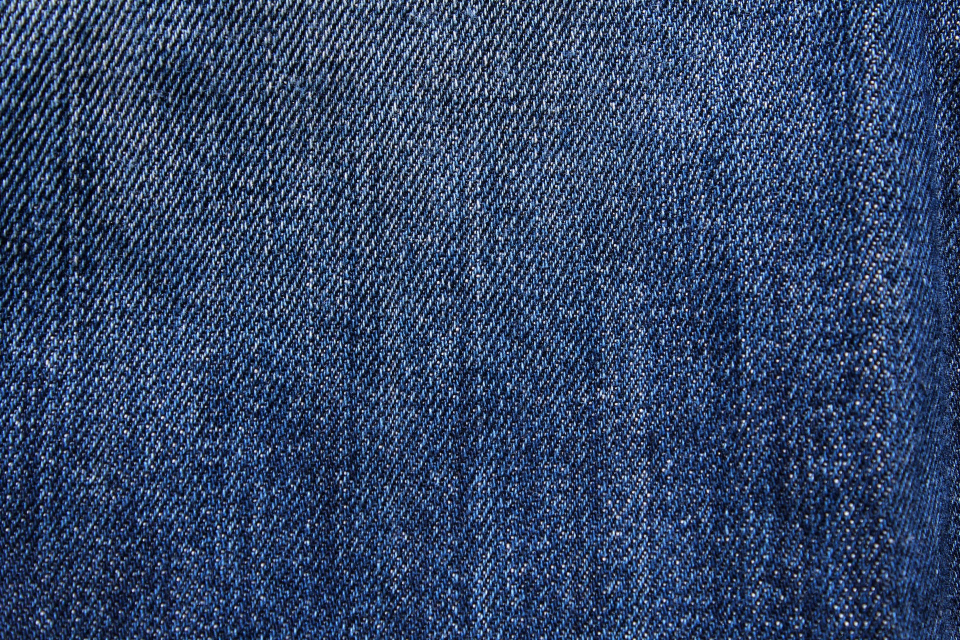
#> input picture src/data/test-data/denim-0001.jpg, 1920 x 1280 px, found by its file name (shown at 1/2 size)
$ jupyter execute fabric_gsm.ipynb
#> lines starting #> are read from the running program, lines starting #| are printed output that depends on the picture; after the words box and inside, x2 and y2 are one past the last pixel; in counts of white or black regions, pixels touching at a corner belong together; long printed decimals are rounded
# Importing Dependencies

[cell 1]
import cv2
import numpy as np
import matplotlib.pyplot as plt

# Loading Image

[cell 2]
# Define the path to the image file
image_path = "/content/drive/MyDrive/GSM/test-data/denim-0001.jpg"

# Load the image using OpenCV
image = cv2.imread(image_path)
#> image is the input picture: shape (1280, 1920, 3); mean B, G, R 103.4, 69.2, 50.2

# Check if the image is loaded successfully
if image is not None:
  plt.figure(figsize=(8, 4))

  # Original Image
  plt.subplot(1, 2, 1)
  plt.imshow(cv2.cvtColor(image, cv2.COLOR_BGR2RGB))
  plt.title('Original Image')
  plt.axis('off')

  plt.show()
else:
  print(f"Error: Unable to load the image from {image_path}")

[cell 3]
image.shape

[cell 4]
# from google.colab import drive
# drive.mount('/content/drive')

[cell 5]
# Convert the cropped image to grayscale
gray = cv2.cvtColor(image, cv2.COLOR_BGR2GRAY)

plt.figure(figsize=(8, 4))

# Gray Image
plt.subplot(1, 2, 1)
plt.imshow(cv2.cvtColor(gray, cv2.COLOR_BGR2RGB))
plt.title('Gray Image')
plt.axis('off')

plt.show()

# Assumed Procedure

- load image
- check color format
- convert to grayscale if necessary
- crop to 1:1 and obtain best portion (for easier calculations)
- find threads (contrast stretching or fourier transforms)
- extract threads (direct contour extraction or watershed algorithm)
- calculate gsm

# Pre processing

[cell 6]
# Get the dimensions of the image
height, width = gray.shape

print(f"Image Dimensions - Height: {height}, Width: {width}")
#| Image Dimensions - Height: 1280, Width: 1920

# Get the minimum of width and height
min_dimension = min(height, width)

print(f"Minimum Dimension: {min_dimension}")
#| Minimum Dimension: 1280

# Crop the image to min_dimension x min_dimension
gray = gray[:min_dimension, :min_dimension]
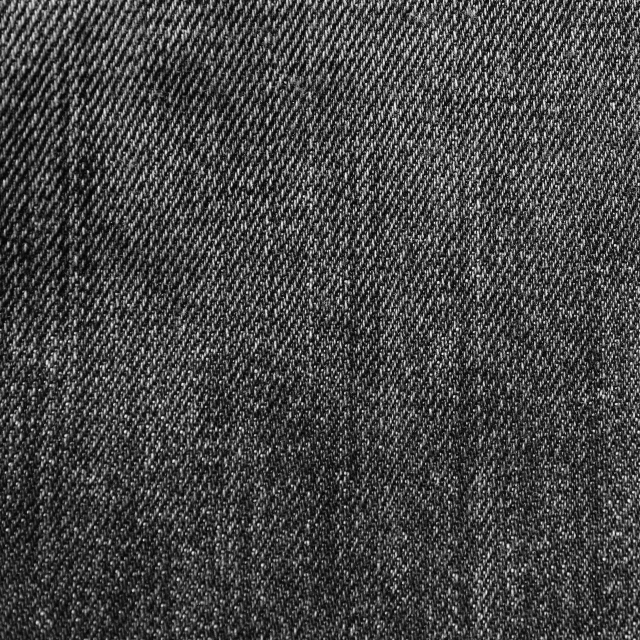
#> gray: shape (1280, 1280) (shown at 1/2 size); min 0, max 255, mean 68.4

plt.figure(figsize=(8, 4))

# Cropped Image
plt.subplot(1, 2, 1)
plt.imshow(cv2.cvtColor(gray, cv2.COLOR_BGR2RGB))
plt.title('Cropped Image')
plt.axis('off')

plt.show()

[cell 7]
# Equalize the histogram
equalized_gray_image = cv2.equalizeHist(gray)
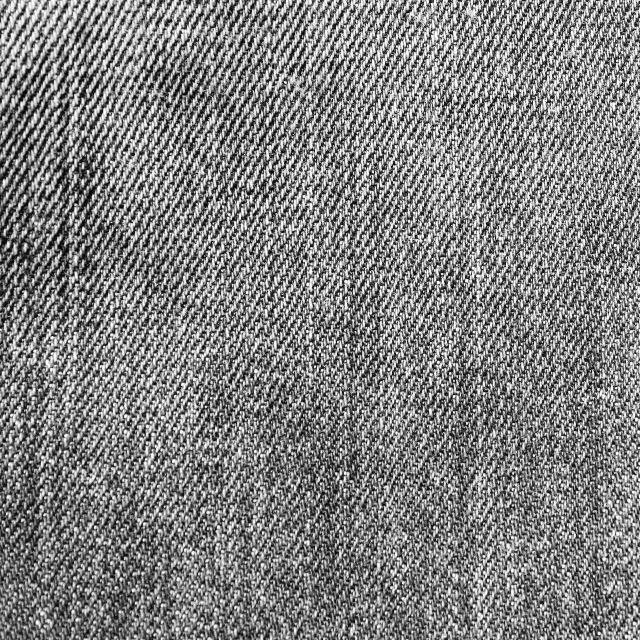
#> equalized_gray_image: shape (1280, 1280) (shown at 1/2 size); min 0, max 255, mean 128.4

# Display the images
plt.figure(figsize=(8, 4))

# Grayscale Image
plt.subplot(2, 2, 1)
plt.imshow(gray, cmap='gray')
plt.title('Grayscale Image')
plt.axis('off')

# Calculate and plot the histogram of the grayscale image
plt.subplot(2, 2, 2)
plt.hist(gray.flatten(), bins=256, range=[0,256], color='gray', alpha=0.7)
plt.title('Grayscale Image Histogram')
plt.xlabel('Pixel Value')
plt.ylabel('Frequency')

# Equalized Grayscale Image
plt.subplot(2, 2, 3)
plt.imshow(equalized_gray_image, cmap='gray')
plt.title('Equalized Grayscale Image')
plt.axis('off')

# Calculate and plot the histogram of the equalized grayscale image
plt.subplot(2, 2, 4)
plt.hist(equalized_gray_image.flatten(), bins=256, range=[0,256], color='gray', alpha=0.7)
plt.title('Equalized Grayscale Image Histogram')
plt.xlabel('Pixel Value')
plt.ylabel('Frequency')

plt.show()
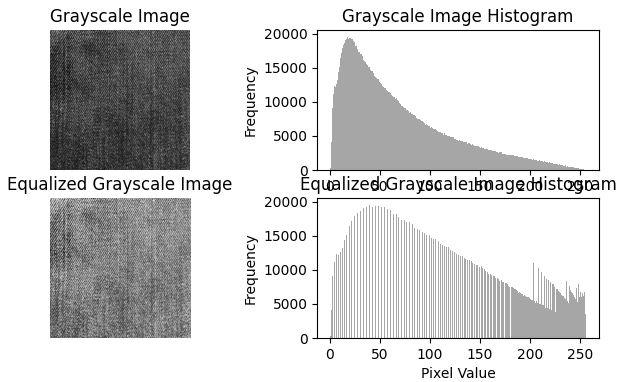
#> figure drawn by matplotlib, 4 panels; panel 2: tallest bar 19572 high, from x = 17 to 18; panel 4: tallest bar 19572 high, from x = 39 to 40

[cell 8]
# Get the dimensions of the cropped image
cropped_height, cropped_width = gray.shape

# Divide the equalized image into 4 equal parts
height_half = cropped_height // 2
width_half = cropped_width // 2

print(f"Half Image Dimensions - Height: {height_half}, Width: {width_half}")
#| Half Image Dimensions - Height: 640, Width: 640

# Top-left quarter
top_left_quarter = equalized_gray_image[:height_half, :width_half]
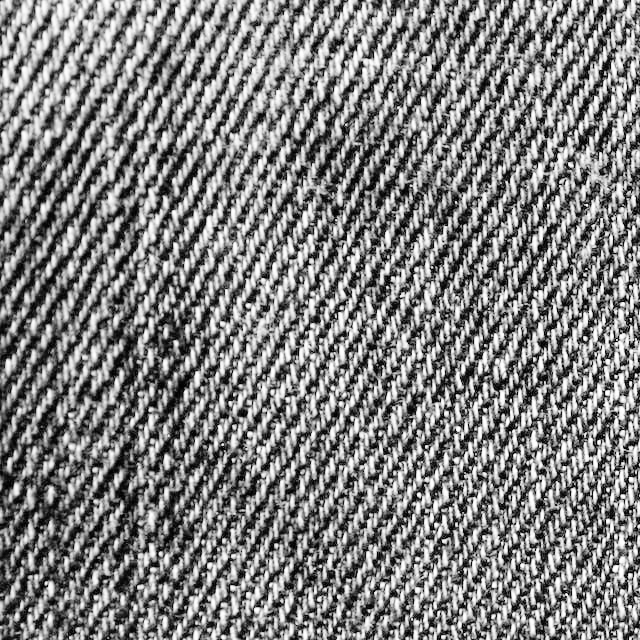
#> top_left_quarter: shape (640, 640); min 0, max 255, mean 128.1

# Top-right quarter
top_right_quarter = equalized_gray_image[:height_half, width_half:]
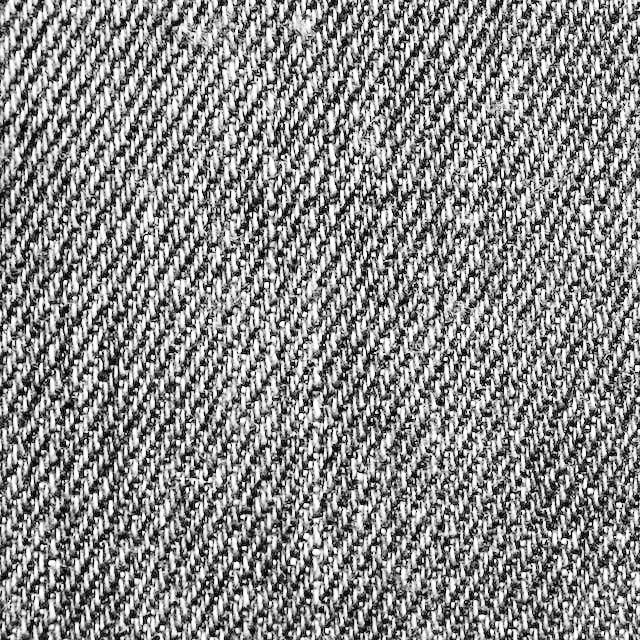
#> top_right_quarter: shape (640, 640); min 0, max 255, mean 138.8

# Bottom-left quarter
bottom_left_quarter = equalized_gray_image[height_half:, :width_half]
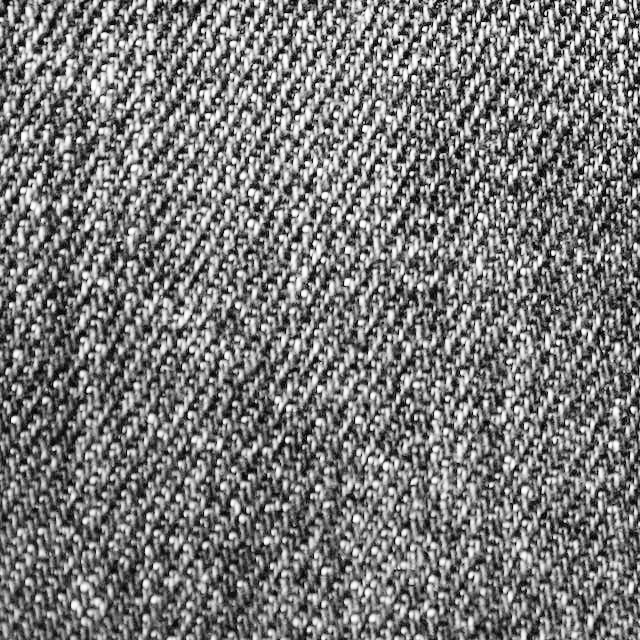
#> bottom_left_quarter: shape (640, 640); min 0, max 255, mean 121.4

# Bottom-right quarter
bottom_right_quarter = equalized_gray_image[height_half:, width_half:]
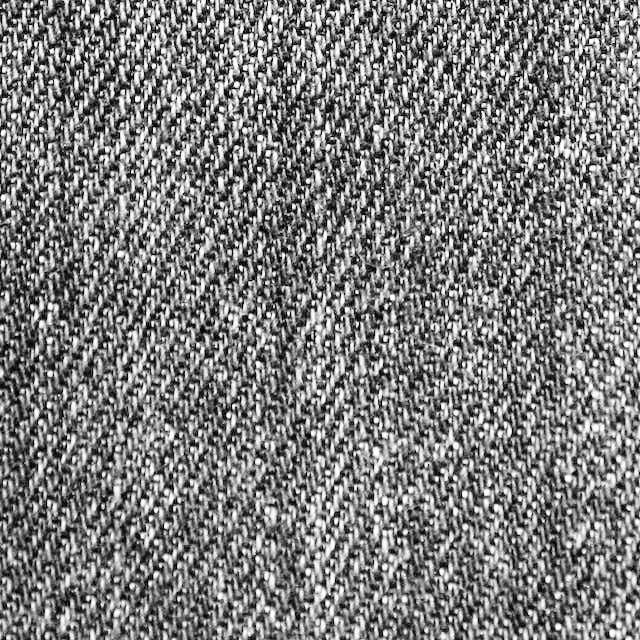
#> bottom_right_quarter: shape (640, 640); min 0, max 255, mean 125.1

# Display the original, grayscale, equalized, and divided images using Matplotlib
plt.figure(figsize=(16, 4))

# Divided Images
plt.subplot(2, 2, 1)
plt.imshow(top_left_quarter, cmap='gray')
plt.title('Top-left Quarter')
plt.axis('off')

plt.subplot(2, 2, 2)
plt.imshow(top_right_quarter, cmap='gray')
plt.title('Top-right Quarter')
plt.axis('off')

plt.subplot(2, 2, 3)
plt.imshow(bottom_left_quarter, cmap='gray')
plt.title('Bottom-left Quarter')
plt.axis('off')

plt.subplot(2, 2, 4)
plt.imshow(bottom_right_quarter, cmap='gray')
plt.title('Bottom-right Quarter')
plt.axis('off')

plt.show()

[cell 9]
# Calculate standard deviation for each quarter
std_dev_top_left = np.std(top_left_quarter)
#> std_dev_top_left = 75.93
std_dev_top_right = np.std(top_right_quarter)
#> std_dev_top_right = 80.06
std_dev_bottom_left = np.std(bottom_left_quarter)
#> std_dev_bottom_left = 65.48
std_dev_bottom_right = np.std(bottom_right_quarter)
#> std_dev_bottom_right = 69.21

# Display the standard deviation values
print(
    f"Standard Deviation - Top-left: {std_dev_top_left}, Top-right: {std_dev_top_right}, "
    f"Bottom-left: {std_dev_bottom_left}, Bottom-right: {std_dev_bottom_right}"
)
#| Standard Deviation - Top-left: 75.929, Top-right: 80.063, Bottom-left: 65.477, Bottom-right: 69.213

# Determine the quarter with the lowest standard deviation
quarters_std_dev = [
    std_dev_top_left,
    std_dev_top_right,
    std_dev_bottom_left,
    std_dev_bottom_right,
]
#> quarters_std_dev = [75.93, 80.06, 65.48, 69.21]
max_std_dev_index = np.argmax(quarters_std_dev)
#> max_std_dev_index = 1

# Display the image with the highest contrast
evenly_distributed_image = [
    top_left_quarter,
    top_right_quarter,
    bottom_left_quarter,
    bottom_right_quarter,
][max_std_dev_index]

[cell 10]
# Display images using Matplotlib
plt.figure(figsize=(16, 4))

plt.subplot(4, 2, 1)
plt.imshow(top_left_quarter, cmap='gray')
plt.title('Top Left Image')
plt.axis('off')

# Calculate and plot the histogram of the evnly distributed image
plt.subplot(4, 2, 2)
plt.hist(
    top_left_quarter.flatten(), bins=256, range=[0, 256], color="gray", alpha=0.7
)
plt.title("Top Left Image Histogram")
plt.xlabel("Pixel Value")
plt.ylabel("Frequency")

plt.subplot(4, 2, 3)
plt.imshow(top_right_quarter, cmap='gray')
plt.title('Top Right Image')
plt.axis('off')

# Calculate and plot the histogram of the evnly distributed image
plt.subplot(4, 2, 4)
plt.hist(
    top_right_quarter.flatten(), bins=256, range=[0, 256], color="gray", alpha=0.7
)
plt.title("Top Right Image Histogram")
plt.xlabel("Pixel Value")
plt.ylabel("Frequency")

plt.subplot(4, 2, 5)
plt.imshow(bottom_left_quarter, cmap='gray')
plt.title('Bottom Left Image')
plt.axis('off')

# Calculate and plot the histogram of the evnly distributed image
plt.subplot(4, 2, 6)
plt.hist(
    bottom_left_quarter.flatten(), bins=256, range=[0, 256], color="gray", alpha=0.7
)
plt.title("Bottom Left Image Histogram")
plt.xlabel("Pixel Value")
plt.ylabel("Frequency")

plt.subplot(4, 2, 7)
plt.imshow(bottom_right_quarter, cmap='gray')
plt.title('Bottom Right Image')
plt.axis('off')

# Calculate and plot the histogram of the evnly distributed image
plt.subplot(4, 2, 8)
plt.hist(
    bottom_right_quarter.flatten(), bins=256, range=[0, 256], color="gray", alpha=0.7
)
plt.title("Bottom Right Image Histogram")
plt.xlabel("Pixel Value")
plt.ylabel("Frequency")

plt.show()
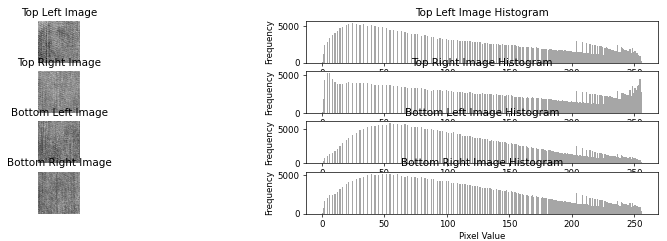
#> figure drawn by matplotlib, 8 panels; panel 2: tallest bar 5426 high, from x = 24 to 25; panel 4: tallest bar 5251 high, from x = 4 to 5; panel 6: tallest bar 5884 high, from x = 54 to 55; panel 8: tallest bar 5187 high, from x = 48 to 49

Analysis

[cell 11]
# Threshold to separate yarn from background
threshold_value = 200
_, binary_image = cv2.threshold(evenly_distributed_image, threshold_value, 255, cv2.THRESH_BINARY)
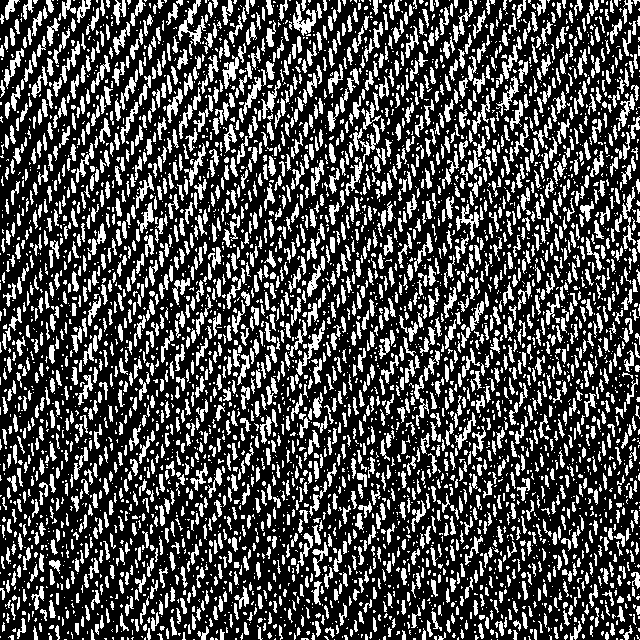
#> binary_image: shape (640, 640); 30.1% white; 4982 white regions (2933 under 20 px), largest, box (x1, y1, x2, y2) and area: (178, 0, 206, 46) 398, (293, 1, 316, 36) 345, (296, 320, 325, 376) 314

plt.figure(figsize=(8, 4))

# Binary Image
plt.subplot(1, 2, 1)
plt.imshow(cv2.cvtColor(binary_image, cv2.COLOR_BGR2RGB))
plt.title('Binary Image')
plt.axis('off')

plt.show()

[cell 12]
# Find contours in the binary image to identify the shapes of the yarn.
contours, _ = cv2.findContours(binary_image, cv2.RETR_EXTERNAL, cv2.CHAIN_APPROX_SIMPLE)
#> contours = 4982 contours, 3585 with area under 20; largest, box (x1, y1, x2, y2) and area: (178, 0, 206, 46) 283, (293, 1, 316, 36) 260, (296, 320, 325, 376) 232, (222, 55, 239, 89) 200, (456, 204, 479, 240) 191

# Draw contours on a copy of the original image
contour_image = cv2.cvtColor(evenly_distributed_image, cv2.COLOR_GRAY2BGR)
cv2.drawContours(contour_image, contours, -1, (255, 0, 0), 1)
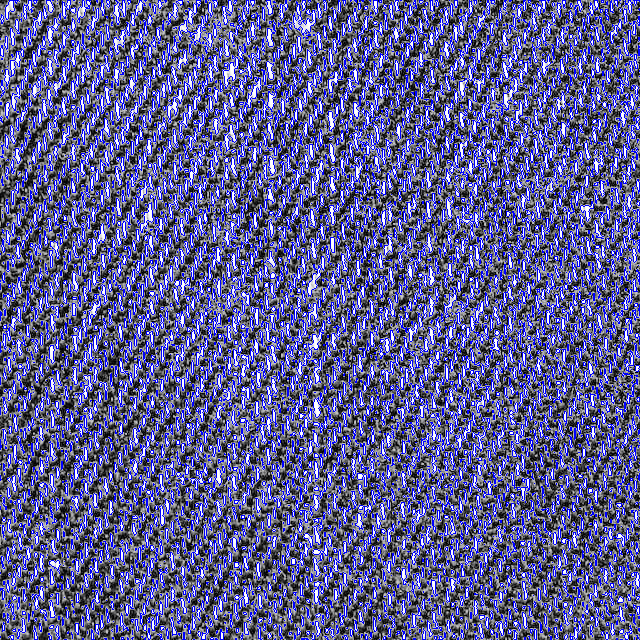
#> contour_image: shape (640, 640, 3); mean B, G, R 145, 92.3, 92.3

plt.figure(figsize=(8, 4))

# Contour Image
plt.subplot(1, 2, 1)
plt.imshow(cv2.cvtColor(contour_image, cv2.COLOR_BGR2RGB))
plt.title('Contour Image')
plt.axis('off')

plt.show()

View Results

[cell 13]
# Initialize variables for yarn count and total contour area
yarn_count = len(contours)
#> yarn_count = 4982
total_contour_area = 0

# Calculate contour area
for contour in contours:
    contour_area = cv2.contourArea(contour)
    total_contour_area += contour_area
#> this loop made 4982 passes
#> (contour_area, total_contour_area) on passes 10, 19, 21: (5.5, 8.5), (5, 22.5), (1.5, 25.5)
#> after the loop, total_contour_area = 75144

# Calculate yarn density (contour area normalized by image area)
image_area = evenly_distributed_image.shape[0] * evenly_distributed_image.shape[1]
yarn_density = total_contour_area / image_area
#> yarn_density = 0.183

# Print the results
print(f"Yarn Count: {yarn_count}")
#| Yarn Count: 4982
print(f"Total Contour Area: {total_contour_area}")
#| Total Contour Area: 75144.0
print(f"Yarn Density: {yarn_density}")
#| Yarn Density: 0.1835

# Assumptions
median_fabric_thickness = 0.001  # Assumed fabric thickness in meters
yarn_linear_density = 400  # Yarn linear density in grams per meter
weave_strength = 2000

# Calculate GSM
estimated_gsm = yarn_density * median_fabric_thickness * yarn_linear_density * weave_strength
#> estimated_gsm = 146.8

# Print the result
print(f"Estimated GSM: {estimated_gsm} gsm")
#| Estimated GSM: 146.766 gsm

$ run again, with src/data/test-data/pexels-digital-buggu-173207.jpg copied over src/data/test-data/denim-0001.jpg
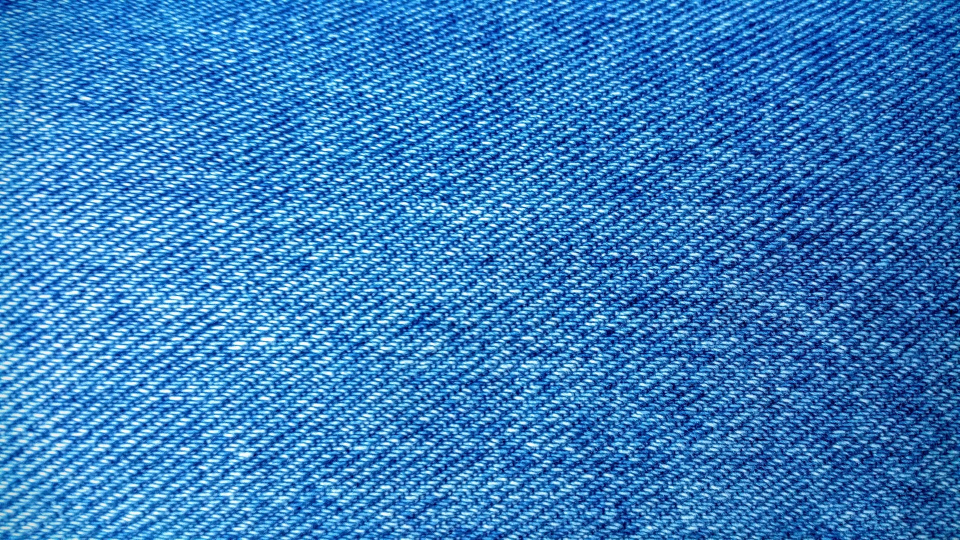
#> input picture src/data/test-data/pexels-digital-buggu-173207.jpg, 1920 x 1080 px, found by its file name (shown at 1/2 size)
#> image is the input picture: shape (1080, 1920, 3); mean B, G, R 190, 125.8, 55.5
#| Image Dimensions - Height: 1080, Width: 1920
#| Minimum Dimension: 1080
#| Half Image Dimensions - Height: 540, Width: 540
#> std_dev_top_left = 70.35
#> std_dev_top_right = 74.97
#> std_dev_bottom_left = 69.08
#> std_dev_bottom_right = 76.32
#| Standard Deviation - Top-left: 70.354, Top-right: 74.969, Bottom-left: 69.084, Bottom-right: 76.316
#> quarters_std_dev = [70.35, 74.97, 69.08, 76.32]
#> max_std_dev_index = 3
#> `_, binary_image = cv2.threshold(evenly_distributed_image, threshold_va..`:
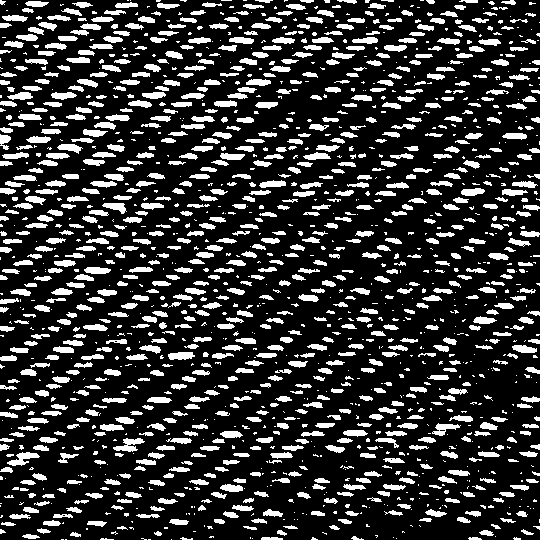
#> binary_image: shape (540, 540); 20.5% white; 1649 white regions (757 under 20 px), largest, box (x1, y1, x2, y2) and area: (113, 438, 145, 452) 225, (7, 452, 40, 466) 219, (432, 423, 461, 436) 175
#> contours = 1649 contours, 881 with area under 20; largest, box (x1, y1, x2, y2) and area: (113, 438, 145, 452) 176, (7, 452, 40, 466) 175, (432, 423, 461, 436) 144, (168, 352, 195, 360) 142, (102, 203, 127, 214) 124
#> `cv2.drawContours(contour_image, contours, -1, (255, 0, 0), 1)`:
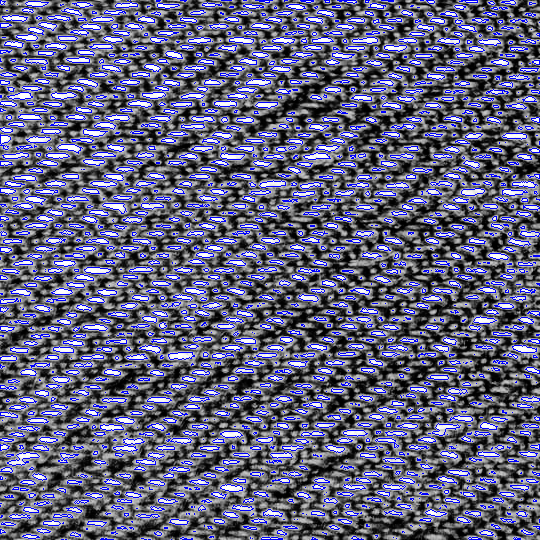
#> contour_image: shape (540, 540, 3); mean B, G, R 125.6, 96.8, 96.8
#> yarn_count = 1649
#> the loop `for contour in contours:` made 1649 passes
#> (contour_area, total_contour_area) on passes 10, 13, 20: (20, 33.5), (36, 75), (42, 143.5)
#> after the loop `for contour in contours:`: total_contour_area = 41304.5
#> yarn_density = 0.142
#| Yarn Count: 1649
#| Total Contour Area: 41304.5
#| Yarn Density: 0.1416
#> estimated_gsm = 113.3
#| Estimated GSM: 113.318 gsm
